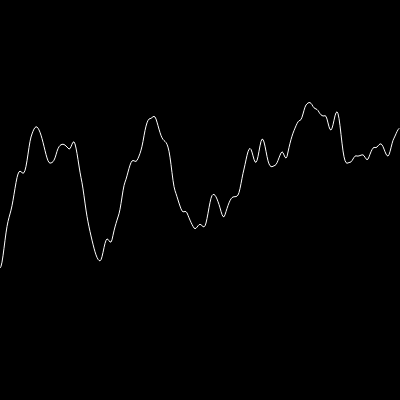
Frame 1 (no input)
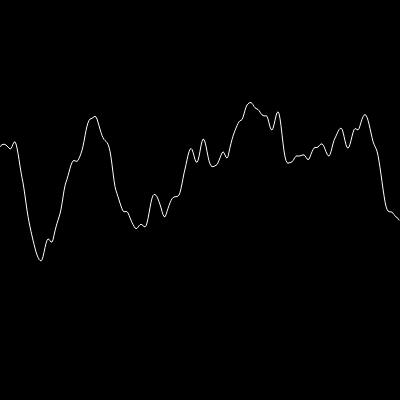
Frame 60 (no input)
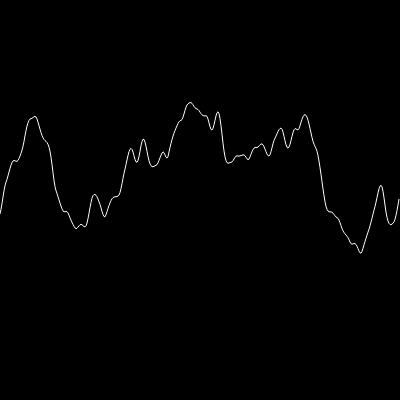
Frame 120 (the mouse pressed at the canvas centre since frame 60)

The p5.js sketch that drew these frames (run headless with seeded random() and noise() and a simulated clock; from frame 60 on, the mouse is pressed at the canvas centre):

// p5.js sketch
// ── sketch.js
let xoff = 0;
let yoff = 2000;
let start = 0;

function setup() {
  createCanvas(400, 400);
}

function draw() {
  background(0);
  stroke(255);
  noFill();
  
  beginShape();
  let xspace = xoff;
  
  for (let x = 0; x < width; x++)
  {
    let y = noise(xspace) * height;
    vertex(x,y);
    xspace += 0.02;
    
  }
  
  xoff += 0.02;
  
  endShape();

}
